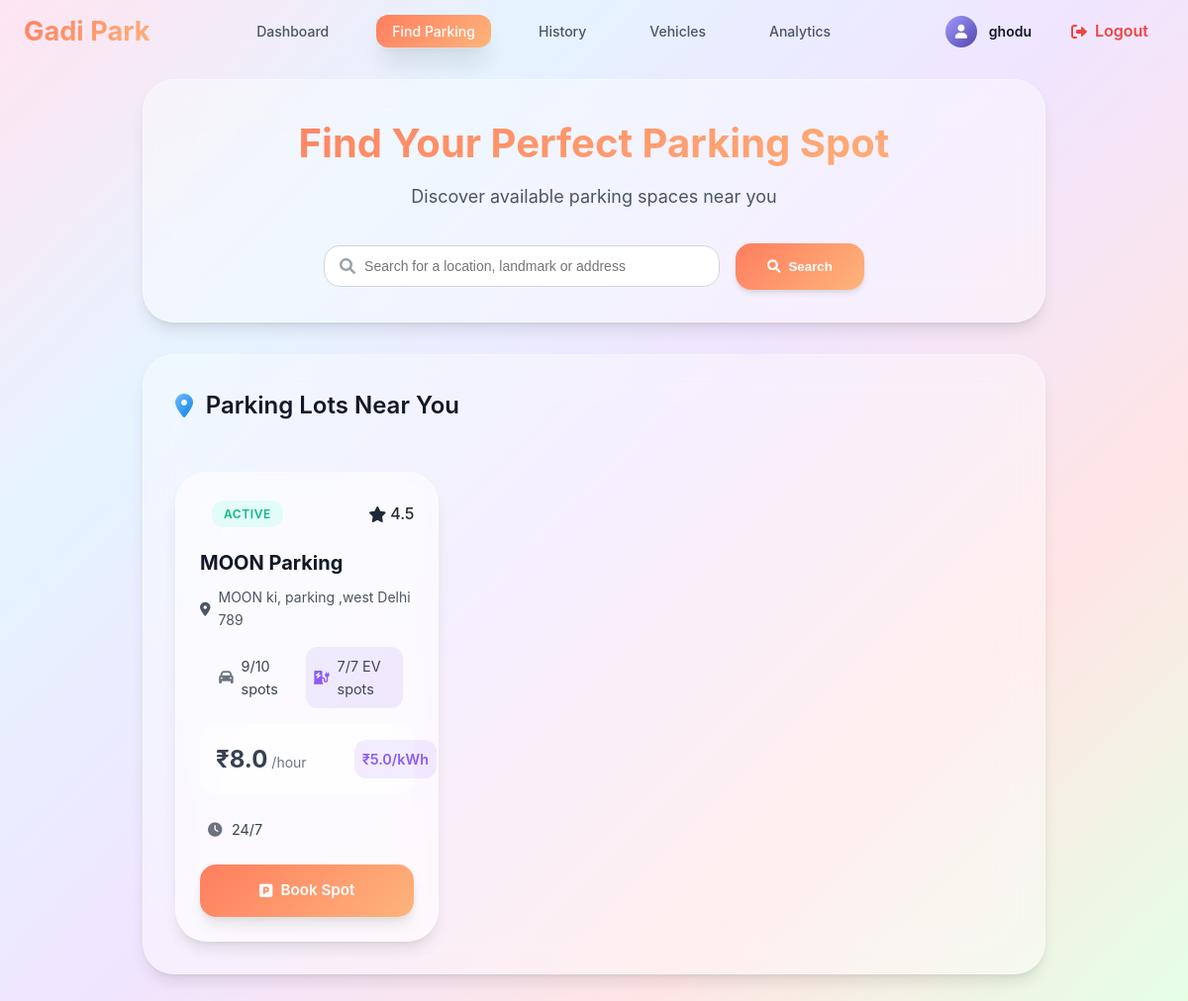
/find_parking (signed in), run on an earlier commit of the app's database.
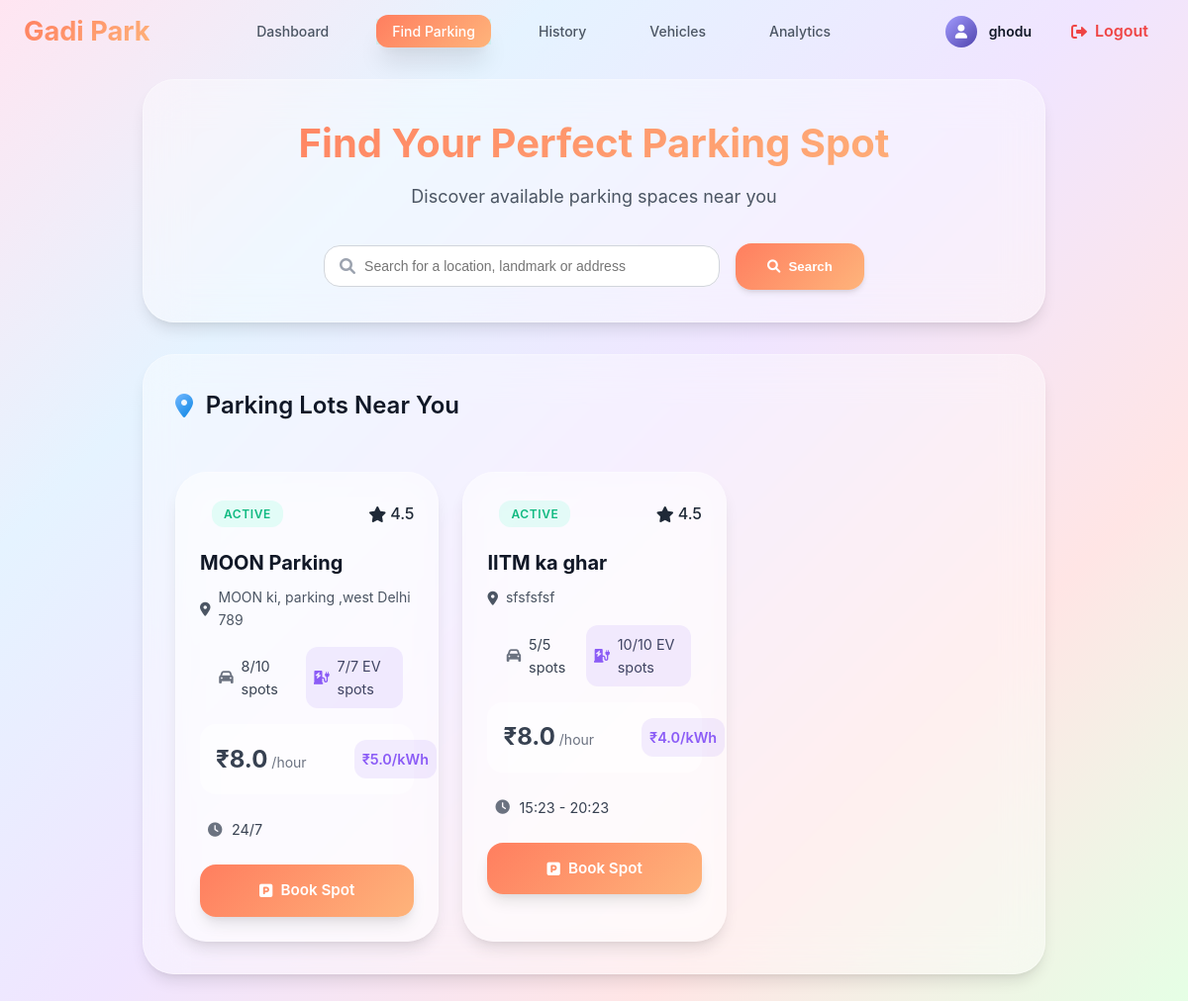
And on a later commit of the database.
### models/user.py (models this page shows, shortened)
class User(db.Model):
    __tablename__ = 'users'
    id=db.Column(db.Integer,primary_key=True)
    username=db.Column(db.String(80),unique=True,nullable=False)
    password_hash=db.Column(db.String(128),nullable=False)
    full_name=db.Column(db.String(80),nullable=True)
    is_admin=db.Column(db.Boolean,default=False)
    wallet_balance=db.Column(db.Float,default=0.00)
    total_parkings=db.Column(db.Integer,default=0)
    registration_date=db.Column(db.DateTime,default=db.func.current_timestamp())

### models/parking_lot.py (models this page shows, shortened)
class ParkingLot(db.Model):
    __tablename__ = 'parking_lots'
    id = db.Column(db.Integer, primary_key=True)
    name= db.Column(db.String(80), unique=True, nullable=False)
    address = db.Column(db.String(200), nullable=False)
    pincode = db.Column(db.String(10), nullable=False)
    hourly_rate = db.Column(db.Float, nullable=False)
    total_spots = db.Column(db.Integer, nullable=False)
    occupied_regular_spots = db.Column(db.Integer, default=0)
    occupied_ev_spots = db.Column(db.Integer, default=0)
    ev_spots = db.Column(db.Integer, default=0)
    ev_charging_rate = db.Column(db.Float, nullable=True)
    opening_time = db.Column(db.String(10), nullable=True)
    closing_time = db.Column(db.String(10), nullable=True)
    is_24_hours = db.Column(db.Boolean, default=False)
    description = db.Column(db.String(200), nullable=True)

### routes/user.py (the view)
@user_bp.route('/find_parking',methods=['POST','GET'])
@login_required
@user_required
def find_parking():
    user=User.query.get(session.get('user_id'))
    vehicles=Vehicle.query.filter_by(user_id=user.id)
    lots=ParkingLot.query.all()
    lot_id=request.args.get('lot_id')
    current_booking_time= request.args.get('current_booking_time')
    current_booking_date= request.args.get('current_booking_date')
    lot = None
    if request.method == 'GET' and lot_id:
        lot = ParkingLot.query.filter_by(id=lot_id).first()
    return render_template('find_parking.html',lots=lots,lot=lot,vehicles=vehicles,current_booking_time=current_booking_time,current_booking_date=current_booking_date,user=user)

### Templates/find_parking.html (shortened to what this page needs)
{% extends "base.html" %}
{% block style %}
<link rel="stylesheet" href="{{url_for('static',filename='css/base.css')}}">
<link rel="stylesheet" href="{{url_for('static',filename='css/find_parking.css')}}">
<link rel="stylesheet" href="https://cdnjs.cloudflare.com/ajax/libs/font-awesome/6.0.0/css/all.min.css">
{% endblock %}
{% block content %}
{% include "user_navbar.html" %}
<div class="user-main-content">
    <div class="search-section bg">
        <div class="search-header">
            <h1>Find Your Perfect Parking Spot</h1>
            <p>Discover available parking spaces near you</p>
        </div>
        <form action="" class="search-form">
            <div class="search-container" id="search-container">
                <div class="search-box">
                    <i class="fas fa-search"></i>
                    <input type="search" placeholder="Search for a location, landmark or address" class="search-input">
                </div>
                <button type="submit" class="search-btn">
                    <i class="fas fa-search"></i>
                    Search
                </button>
            </div>
        </form>
    </div>
    <div class="parking-lots-section bg" style="padding: 2rem;">
        <div class="parking-header" >
            <h2>
                <i class="fas fa-map-marker-alt"></i>
                Parking Lots Near You
            </h2>
        </div>
        <div class="parking-lots-card-container">
            {% for lot in lots %}
            <div class="parking-lot-card bg" id="parking-lot-card" >
                <div class="card-header">
                    <div class="lot-status">
                        {% if lot.total_spots + lot.ev_spots == lot.occupied_regular_spots + lot.occupied_ev_spots %}
                            <div class="full lot-status">
                                Full
                            </div>
                        {% else %}
                            <div class="active lot-status">
                                Active
                            </div>
                        {% endif %}
                    </div>
                    <div class="lot-rating">
                        <i class="fas fa-star"></i>
                        <span>4.5</span>
                    </div>
                </div>
                <div class="card-content">
                    <h3 class="lot-name">{{ lot.name }}</h3>
                    <p class="lot-address">
                        <i class="fas fa-map-marker-alt"></i>
                        {{ lot.address }}
                    </p>
                    <div class="lot-features">
                        <div class="feature">
                            <i class="fas fa-car"></i>
                            <span>{{ lot.total_spots - lot.occupied_regular_spots }}/{{ lot.total_spots }} spots</span>
                        </div>
                        {% if lot.ev_spots > 0 %}
                        <div class="feature ev">
                            <i class="fas fa-charging-station"></i>
                            <span>{{ lot.ev_spots - lot.occupied_ev_spots }}/{{ lot.ev_spots }} EV spots</span>
                        </div>
                        {% endif %}
                    </div>
                    <div class="pricing-info">
                        <div class="price-main">
                            <span class="price">₹{{ lot.hourly_rate }}</span>
                            <span class="price-unit">/hour</span>
                        </div>
                        {% if lot.ev_spots > 0 %}
                        <div class="price-ev">
                            <span class="ev-price">₹{{ lot.ev_charging_rate }}/kWh</span>
                        </div>
                        {% endif %}
                    </div>
                    <div class="feature">
                        <i class="fas fa-clock"></i>
                        <span>
                            {% if lot.is_24_hours %}
                                24/7
                            {% else %}
                                {{ lot.opening_time }} - {{ lot.closing_time }}
                            {% endif %}
                        </span>
                    </div>
                </div>
                <div class="card-actions">
                    <a href="{{ url_for('booking.booking', lot_id=lot.id) }}" class="book-spot-btn btn-style">
                        <i class="fas fa-parking"></i>
                        Book Spot
                    </a>
                </div>
            </div>
            {% endfor %}
            </div>
        </div>
    </div>
{% endblock %}

### Templates/base.html (shortened to what this page needs)
<!DOCTYPE html>
<html lang="en">
<head>
    <link rel="stylesheet" href="https://cdnjs.cloudflare.com/ajax/libs/font-awesome/6.0.0/css/all.min.css">
    <link rel="stylesheet" href="{{url_for('static',filename='css/base.css')}}">
    {%block style %}{%endblock%}
</head>
<body>
    {% block content %}
    {% endblock %}
</body>
</html>

### Templates/user_navbar.html
{%extends "base.html" %}
{%block style%}
<link rel="stylesheet" href="{{url_for('static',filename='css/user_navbar.css')}}">
{%endblock%}
{%block content %}
{% set current_path = request.path %}
<nav class="top-navbar">
        <div class="nav-container">
            <div class="logo">
                <h2>Gadi Park</h2>
            </div>
            <ul class="nav-links">
                <li class="{% if current_path == url_for('user.user_dashboard')%}active{%endif%}"><a href="{{ url_for('user.user_dashboard') }}">Dashboard</a></li>
                <li class="{% if current_path == url_for('user.find_parking')%}active{%endif%}"><a href="{{ url_for('user.find_parking') }}">Find Parking</a></li>
                <li><a href="#">History</a></li>
                <li><a href="{{url_for('user.vehicle')}}">Vehicles</a></li>
                <li><a href="#">Analytics</a></li>
            </ul>
            <div class="user-actions">
                <div class="user-profile">
                    <div class="profile-avatar"><i class="fa-solid fa-user"></i></div>
                    <span class="user-name">{{ user.full_name }}</span>
                </div>
                <a href="{{url_for('auth.logout')}}" class="logout-btn">
                    <i class="fas fa-sign-out-alt"></i>
                    <span>Logout</span>
                </a>
            </div>
        </div>
    </nav>
{%endblock%}

### Static/css/base.css (style rules this page uses)
:root { --main-gradient: linear-gradient(135deg, #ff7e5f 0%, #feb47b 100%); --gradient-blue: linear-gradient(135deg, #74b9ff 0%, #0984e3 100%); --gradient-purple: linear-gradient(135deg, #a29bfe 0%, #5044ad 100%); --gradient-pink: linear-gradient(135deg, #fd79a8 0%, #ff47fc 100%); --gradient-green: linear-gradient(135deg, #00b894 0%, #55efc4 100%); --gradient-orange: linear-gradient(135deg, #e17055 0%, #fdcb6e 100%); --gradient-red: linear-gradient(135deg, #e17055 0%, #ff1100 100%); --bg-gradient-main: linear-gradient(135deg, #FFE5F1 0%, #E5F3FF 25%, #F0E5FF 50%, #FFE5E5 75%, #E5FFE5 100%); --bg-gradient-soft: linear-gradient(135deg, #ffeaa7 0%, #fab1a0 100%); --bg-gradient-cool: linear-gradient(135deg, #a8edea 0%, #fed6e3 100%); --white: #ffffff; --gray-50: #f9fafb; --gray-100: #f3f4f6; --gray-200: #e5e7eb; --gray-300: #d1d5db; --gray-400: #9ca3af; --gray-500: #6b7280; --gray-600: #4b5563; --gray-700: #374151; --gray-800: #1f2937; --gray-900: #111827; --shadow-sm: 0 1px 2px 0 rgba(0, 0, 0, 0.05); --shadow: 0 1px 3px 0 rgba(0, 0, 0, 0.1), 0 1px 2px 0 rgba(0, 0, 0, 0.06); --shadow-md: 0 4px 6px -1px rgba(0, 0, 0, 0.1), 0 2px 4px -1px rgba(0, 0, 0, 0.06); --shadow-lg: 0 10px 15px -3px rgba(0, 0, 0, 0.1), 0 4px 6px -2px rgba(0, 0, 0, 0.05); --shadow-xl: 0 20px 25px -5px rgba(0, 0, 0, 0.1), 0 10px 10px -5px rgba(0, 0, 0, 0.04); --shadow-2xl: 0 20px 25px -5px rgba(0, 0, 0, 0.208), 0 10px 10px -5px rgba(0, 0, 0, 0.04); --radius-sm: 0.375rem; --radius: 0.5rem; --radius-md: 0.75rem; --radius-lg: 1rem; --radius-xl: 1.5rem; --radius-2xl: 2rem; --available-color: #10b981; --occupied-color: #ef4444; --ev-color: #8b5cf6; --transition: all 0.3s cubic-bezier(0.4, 0, 0.2, 1); }
* { margin: 0; padding: 0; box-sizing: border-box; }
body { font-family: 'Inter', sans-serif; background: var(--bg-gradient-main); color: var(--gray-800); line-height: 1.6; height: 100%; }
.user-main-content { width: 80%; margin: 0 auto; padding: 80px 1.5rem 2rem; }
.bg { background: rgba(255, 255, 255, 0.4); backdrop-filter: blur(20px); border-radius: var(--radius-2xl); box-shadow: var(--shadow-lg); border: 1px solid rgba(255, 255, 255, 0.3); }
.btn-style { background: var(--main-gradient); color: white; border: none; padding: 0.875rem 1.5rem; border-radius: var(--radius-lg); font-weight: 600; cursor: pointer; transition: var(--transition); display: flex; align-items: center; gap: 0.5rem; box-shadow: var(--shadow-lg); font-size: 0.95rem; }
.search-container { display: flex; justify-content: space-between; align-items: center; gap: 1rem; }
.search-box { position: relative; flex: 1; max-width: 400px; }
.search-box i { position: absolute; left: 1rem; top: 50%; transform: translateY(-50%); color: var(--gray-400); }
.search-btn { display: flex; align-items: center; gap: 0.5rem; padding: 1rem 2rem; background: var(--main-gradient); color: var(--white); border: none; border-radius: var(--radius-lg); font-weight: 600; cursor: pointer; transition: var(--transition); box-shadow: var(--shadow-md); }
.search-box input { width: 100%; padding: 0.75rem 1rem 0.75rem 2.5rem; border: 1px solid var(--gray-300); border-radius: var(--radius-lg); font-size: 0.875rem; background: var(--white); transition: var(--transition); }
.parking-lots-section { padding: 2rem; }
.parking-lots-card-container { display: flex; flex-wrap: wrap; gap: 1.5rem; margin-top: 1.5rem; }
.parking-lot-card { padding: 1.5rem; transition: var(--transition); }
.card-header { display: flex; justify-content: space-between; align-items: center; margin-bottom: 1rem; }
.lot-status { padding: 0.25rem 0.75rem; border-radius: var(--radius-md); font-size: 0.75rem; font-weight: 600; text-transform: uppercase; letter-spacing: 0.05em; }
.active { background: rgba(17, 255, 176, 0.1); color: #10b981; }
.card-content h3 { font-size: 1.25rem; font-weight: 700; color: var(--gray-900); margin-bottom: 0.5rem; }
.lot-address { display: flex; align-items: center; gap: 0.5rem; color: var(--gray-600); margin-bottom: 0.25rem; font-size: 0.875rem; }

What changed in the data, as far as the page shows it:
changed ParkingLot "MOON Parking": lot.total_spots-lot.occupied_regular_spots "9" → "8"
added ParkingLot: shows "ACTIVE", name "IITM ka ghar", address "sfsfsfsf", lot.total_spots-lot.occupied_regular_spots "5", total_spots "5", lot.ev_spots-lot.occupied_ev_spots "10", ev_spots "10", hourly_rate "8.0", ev_charging_rate "4.0", opening_time "15:23", closing_time "20:23"
